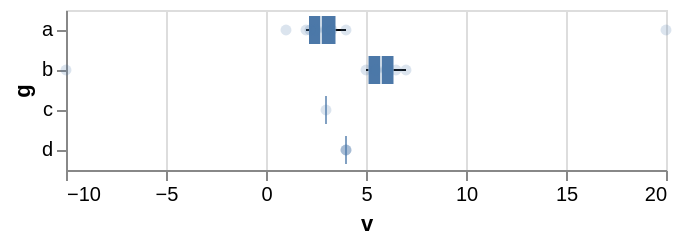

Vega-Lite specification for this chart:
### Vega-Lite specification from a JSON file in a GitHub repository (floating-point values rounded to 4 significant figures)
{"$schema": "https://vega.github.io/schema/vega-lite/v6.json", "data": {"values": [{"g": "a", "v": 1, "w": 0.0}, {"g": "a", "v": 2, "w": 1.7}, {"g": "a", "v": 2.5, "w": 3.4}, {"g": "a", "v": 3, "w": 5.1}, {"g": "a", "v": 4, "w": 6.8}, {"g": "a", "v": 20, "w": 8.5}, {"g": "a", "v": 3.3, "w": 1.2}, {"g": "a", "v": 2.2, "w": 2.9}, {"g": "b", "v": -10, "w": 4.6}, {"g": "b", "v": 5, "w": 6.3}, {"g": "b", "v": 6, "w": 8.0}, {"g": "b", "v": 6.5, "w": 0.7}, {"g": "b", "v": 7, "w": 2.4}, {"g": "b", "v": 5.5, "w": 4.1}, {"g": "c", "v": 3, "w": 5.8}, {"g": "d", "v": 4, "w": 7.5}, {"g": "d", "v": 4, "w": 0.2}, {"g": "d", "v": 4, "w": 1.9}]}, "layer": [{"mark": {"type": "boxplot", "outliers": false, "extent": 0.5}, "encoding": {"y": {"field": "g", "type": "ordinal"}, "x": {"field": "v", "type": "quantitative"}}}, {"mark": "circle", "encoding": {"y": {"field": "g", "type": "ordinal"}, "x": {"field": "v", "type": "quantitative"}, "opacity": {"value": 0.2}}}]}
